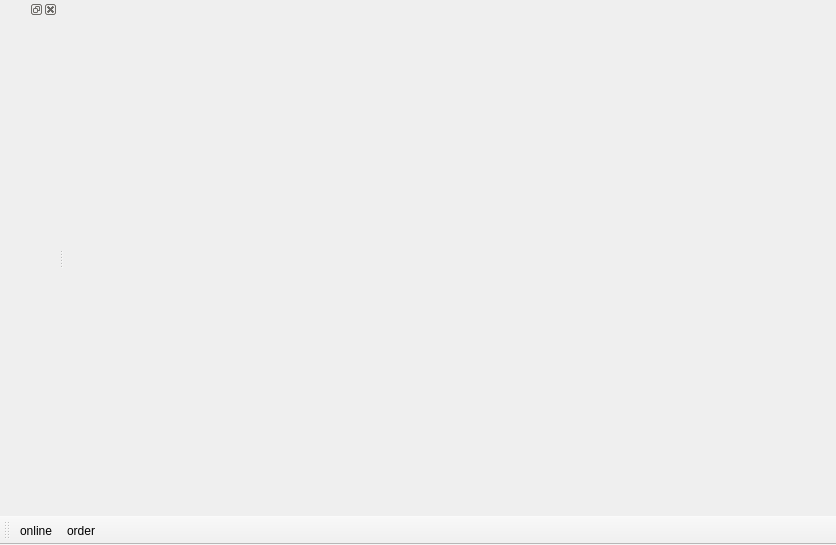
<?xml version="1.0" encoding="UTF-8"?>
<ui version="4.0">
 <class>wfSystemWindow</class>
 <widget class="QMainWindow" name="wfSystemWindow">
  <property name="geometry">
   <rect>
    <x>0</x>
    <y>0</y>
    <width>836</width>
    <height>545</height>
   </rect>
  </property>
  <property name="windowTitle">
   <string>HOnlineMainWindow</string>
  </property>
  <widget class="QWidget" name="centralWidget">
   <layout class="QHBoxLayout" name="horizontalLayout">
    <item>
     <layout class="QVBoxLayout" name="verticalLayout"/>
    </item>
   </layout>
  </widget>
  <widget class="QToolBar" name="toolBar">
   <property name="windowTitle">
    <string>toolBar</string>
   </property>
   <attribute name="toolBarArea">
    <enum>BottomToolBarArea</enum>
   </attribute>
   <attribute name="toolBarBreak">
    <bool>false</bool>
   </attribute>
   <addaction name="actionOnline"/>
   <addaction name="actionOrder"/>
  </widget>
  <widget class="QDockWidget" name="dockWidget">
   <attribute name="dockWidgetArea">
    <number>1</number>
   </attribute>
   <widget class="QWidget" name="dockWidgetContents"/>
  </widget>
  <action name="actionOpen">
   <property name="icon">
    <iconset resource="images.qrc">
     <normaloff>:/images/open.png</normaloff>:/images/open.png</iconset>
   </property>
   <property name="text">
    <string>open</string>
   </property>
  </action>
  <action name="actionPrint">
   <property name="icon">
    <iconset resource="images.qrc">
     <normaloff>:/images/printer.png</normaloff>:/images/printer.png</iconset>
   </property>
   <property name="text">
    <string>print</string>
   </property>
  </action>
  <action name="actionZoomin">
   <property name="icon">
    <iconset resource="images.qrc">
     <normaloff>:/images/zoom_in.png</normaloff>:/images/zoom_in.png</iconset>
   </property>
   <property name="text">
    <string>zoomin</string>
   </property>
  </action>
  <action name="actionZoomout">
   <property name="icon">
    <iconset resource="images.qrc">
     <normaloff>:/images/zoom_out.png</normaloff>:/images/zoom_out.png</iconset>
   </property>
   <property name="text">
    <string>zoomout</string>
   </property>
  </action>
  <action name="actionZoom">
   <property name="icon">
    <iconset resource="images.qrc">
     <normaloff>:/images/zoom.png</normaloff>:/images/zoom.png</iconset>
   </property>
   <property name="text">
    <string>zoom</string>
   </property>
  </action>
  <action name="actionZoomsame">
   <property name="icon">
    <iconset resource="images.qrc">
     <normaloff>:/images/zoom_same.png</normaloff>:/images/zoom_same.png</iconset>
   </property>
   <property name="text">
    <string>zoomsame</string>
   </property>
  </action>
  <action name="actionOnline">
   <property name="text">
    <string>online</string>
   </property>
   <property name="toolTip">
    <string>在线浏览</string>
   </property>
  </action>
  <action name="actionOrder">
   <property name="text">
    <string>order</string>
   </property>
   <property name="toolTip">
    <string>模拟开票</string>
   </property>
  </action>
 </widget>
 <layoutdefault spacing="6" margin="11"/>
 <resources>
  <include location="images.qrc"/>
 </resources>
 <connections/>
</ui>
